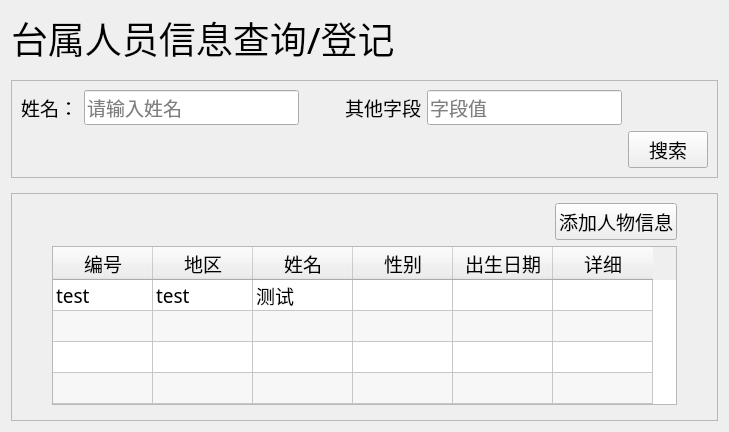
<?xml version="1.0" encoding="UTF-8"?>
<ui version="4.0">
 <class>Form</class>
 <widget class="QWidget" name="Form">
  <property name="geometry">
   <rect>
    <x>0</x>
    <y>0</y>
    <width>729</width>
    <height>432</height>
   </rect>
  </property>
  <property name="font">
   <font>
    <family>黑体</family>
    <pointsize>14</pointsize>
   </font>
  </property>
  <property name="windowTitle">
   <string>Form</string>
  </property>
  <layout class="QVBoxLayout" name="verticalLayout">
   <property name="spacing">
    <number>15</number>
   </property>
   <item>
    <widget class="QLabel" name="label">
     <property name="font">
      <font>
       <family>黑体</family>
       <pointsize>28</pointsize>
      </font>
     </property>
     <property name="text">
      <string>台属人员信息查询/登记</string>
     </property>
    </widget>
   </item>
   <item>
    <widget class="QFrame" name="frame">
     <property name="font">
      <font>
       <family>黑体</family>
       <pointsize>14</pointsize>
      </font>
     </property>
     <property name="frameShape">
      <enum>QFrame::StyledPanel</enum>
     </property>
     <layout class="QGridLayout" name="gridLayout">
      <item row="0" column="3">
       <spacer name="horizontalSpacer">
        <property name="orientation">
         <enum>Qt::Horizontal</enum>
        </property>
        <property name="sizeType">
         <enum>QSizePolicy::Fixed</enum>
        </property>
        <property name="sizeHint" stdset="0">
         <size>
          <width>40</width>
          <height>20</height>
         </size>
        </property>
       </spacer>
      </item>
      <item row="1" column="6">
       <widget class="QPushButton" name="button_search">
        <property name="cursor">
         <cursorShape>PointingHandCursor</cursorShape>
        </property>
        <property name="text">
         <string>搜索</string>
        </property>
       </widget>
      </item>
      <item row="0" column="4">
       <layout class="QHBoxLayout" name="horizontalLayout_2">
        <item>
         <widget class="QLabel" name="label_3">
          <property name="text">
           <string>其他字段</string>
          </property>
         </widget>
        </item>
        <item>
         <widget class="QLineEdit" name="lineEdit_2">
          <property name="placeholderText">
           <string>字段值</string>
          </property>
         </widget>
        </item>
       </layout>
      </item>
      <item row="0" column="0">
       <layout class="QHBoxLayout" name="horizontalLayout_3">
        <item>
         <widget class="QLabel" name="label_2">
          <property name="text">
           <string>姓名：</string>
          </property>
         </widget>
        </item>
        <item>
         <widget class="QLineEdit" name="lineEdit">
          <property name="placeholderText">
           <string>请输入姓名</string>
          </property>
         </widget>
        </item>
       </layout>
      </item>
     </layout>
    </widget>
   </item>
   <item>
    <widget class="QFrame" name="frame_2">
     <property name="frameShape">
      <enum>QFrame::StyledPanel</enum>
     </property>
     <layout class="QVBoxLayout" name="verticalLayout_2">
      <property name="leftMargin">
       <number>40</number>
      </property>
      <property name="rightMargin">
       <number>40</number>
      </property>
      <item>
       <layout class="QHBoxLayout" name="horizontalLayout">
        <item>
         <spacer name="horizontalSpacer_2">
          <property name="orientation">
           <enum>Qt::Horizontal</enum>
          </property>
          <property name="sizeHint" stdset="0">
           <size>
            <width>40</width>
            <height>20</height>
           </size>
          </property>
         </spacer>
        </item>
        <item>
         <widget class="QPushButton" name="button_add">
          <property name="font">
           <font>
            <family>黑体</family>
            <pointsize>14</pointsize>
           </font>
          </property>
          <property name="cursor">
           <cursorShape>PointingHandCursor</cursorShape>
          </property>
          <property name="text">
           <string>添加人物信息</string>
          </property>
         </widget>
        </item>
       </layout>
      </item>
      <item>
       <widget class="QTableWidget" name="tableWidget">
        <property name="minimumSize">
         <size>
          <width>601</width>
          <height>0</height>
         </size>
        </property>
        <property name="font">
         <font>
          <family>黑体</family>
          <pointsize>14</pointsize>
         </font>
        </property>
        <property name="verticalScrollBarPolicy">
         <enum>Qt::ScrollBarAlwaysOff</enum>
        </property>
        <property name="horizontalScrollBarPolicy">
         <enum>Qt::ScrollBarAlwaysOff</enum>
        </property>
        <property name="alternatingRowColors">
         <bool>true</bool>
        </property>
        <property name="rowCount">
         <number>10</number>
        </property>
        <property name="columnCount">
         <number>6</number>
        </property>
        <attribute name="verticalHeaderVisible">
         <bool>false</bool>
        </attribute>
        <row/>
        <row/>
        <row/>
        <row/>
        <row/>
        <row/>
        <row/>
        <row/>
        <row/>
        <row/>
        <column>
         <property name="text">
          <string>编号</string>
         </property>
        </column>
        <column>
         <property name="text">
          <string>地区</string>
         </property>
        </column>
        <column>
         <property name="text">
          <string>姓名</string>
         </property>
        </column>
        <column>
         <property name="text">
          <string>性别</string>
         </property>
        </column>
        <column>
         <property name="text">
          <string>出生日期</string>
         </property>
        </column>
        <column>
         <property name="text">
          <string>详细</string>
         </property>
        </column>
        <item row="0" column="0">
         <property name="text">
          <string>test</string>
         </property>
        </item>
        <item row="0" column="1">
         <property name="text">
          <string>test</string>
         </property>
        </item>
        <item row="0" column="2">
         <property name="text">
          <string>测试</string>
         </property>
        </item>
       </widget>
      </item>
      <item>
       <widget class="PageController" name="page_controller" native="true"/>
      </item>
     </layout>
    </widget>
   </item>
  </layout>
 </widget>
 <customwidgets>
  <customwidget>
   <class>PageController</class>
   <extends>QWidget</extends>
   <header location="global">ui.page_elements.PageController</header>
   <container>1</container>
  </customwidget>
 </customwidgets>
 <resources/>
 <connections/>
</ui>
